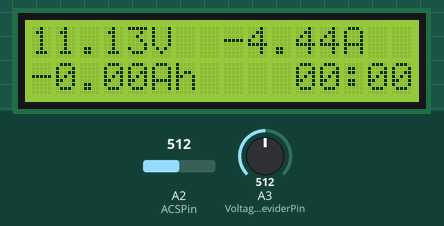
The sketch below on a simulated Arduino Uno, built with avr-gcc and run on an emulated ATmega328P. Shown: 16×2 character LCD. The test bench sets the inputs (shaded band); at power-on: A2 (ACSPin) = 512, A3 (VoltageDeviderPin) = 512. The local clock reads 2024-03-15 10:24:30 at power-on unless the sketch sets it; what the sketch prints to the serial monitor is not drawn.

Above: at 5.4 s.
5.5 s: A2 (ACSPin) set to 608
At 6.2 s:
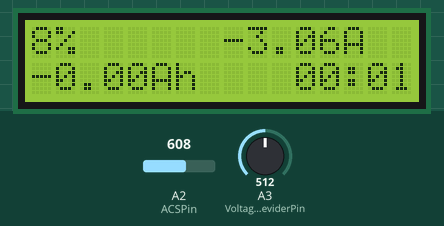
7.8 s: A2 (ACSPin) set to 624
At 9.1 s:
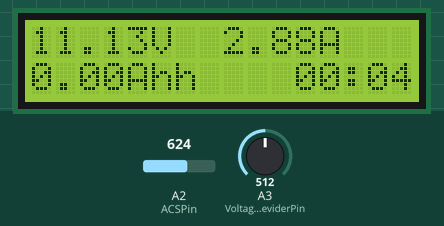
10.8 s: A3 (VoltageDeviderPin) set to 716
At 13.0 s:
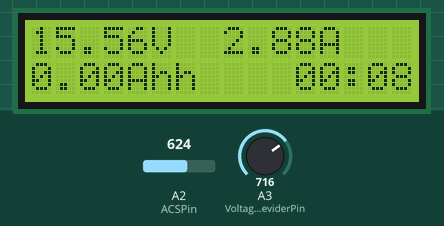
13.7 s: A3 (VoltageDeviderPin) set to 306
At 15.7 s:
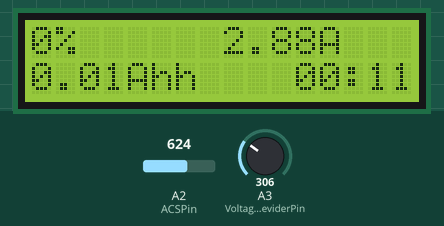
16.6 s: A3 (VoltageDeviderPin) set to 122
At 17.7 s:
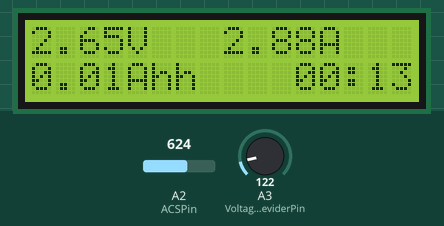
19.6 s: A2 (ACSPin) set to 716
At 20.9 s:
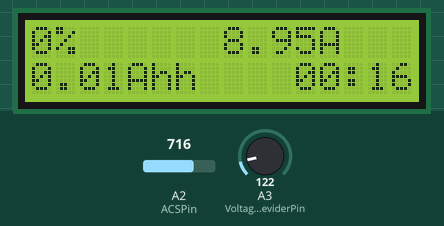
Timing chart, 0 to 22.6 s (numbered marks = the images above; inputs shaded):
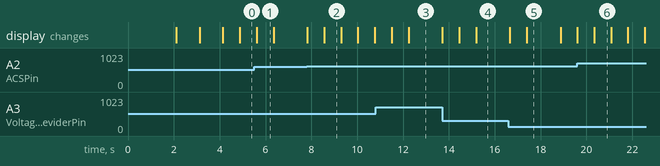

Measured:
- the behaviour switches between 616 and 617 on A2 (ACSPin) (found by bisection; images 1 and 2)
- after the input at 13.7 s, the display: first differs from a run without the input after 0.75 s (image 4 shows a later state)
- what the display in image 1 shows lasts 0.7 s, from 5.6 s to 6.3 s
- what the display in image 5 shows lasts 1.5 s, from 17.4 s to 18.9 s

The sketch:

PowerBank.ino
```cpp
// LCD Related includes
#include <Wire.h>
#include <LiquidCrystal_I2C.h>

// Time Related includes
#include <Time.h>
#include <DS1302RTC.h>

float VIn = 5.03;

// VRef input : VIn v
// VRef external resister : 4.6k ohm
// VRef internal resister : 32k ohm (Calibrated : 35 ohm)
const float VRef = VIn * 35 / (35 + 4.6);

// Analogue reference calibration
const float AnalogRefCalibration = VRef / 5.0;

// set the LCD address to 0x27(or 0x3F. Use I2C_Scanner for sure) for a 16 chars and 2 line display
LiquidCrystal_I2C lcd(0x3F,16,2);

// Init the DS1302
// Set pins:  CE, IO,CLK
DS1302RTC RTC(2, 1, 0);

// Voltage divider
const int VoltageDeviderPin = A3;

// Current sensor
// ACS712-30A
const int ACSPin = A2;
const float ACInVoltage = VIn;
const float ACSoffset = (ACInVoltage / 2.0) * 1000;
const float ACSmVperAmp = 66; // use 100 for 20A Module and 66 for 30A Module

// Lead Acid battery voltage to state of charge
const float BatteryChargeVoltage [11] = {
    12.7,
    12.5,
    12.42,
    12.32,
    12.2,
    12.06,
    11.90,
    11.75,
    11.58,
    11.31,
    10.5
  };


float totalAmph = 0;
unsigned long lastTickTime = 0;

void setup()
{
  analogReference(EXTERNAL);

  // Initialize the lcd
  lcd.init();
  lcd.backlight();

  // And say greeting
  lcd.print("MrHwang's");
  lcd.setCursor(0, 1);
  lcd.print("Power Bank!");
  delay(2000);
  lcd.clear();

  lcd.setCursor(0, 0);
  if (RTC.haltRTC())
    lcd.print("Clock stopped!");
  else
    lcd.print("Clock working.");

  // Check write-protection
  lcd.setCursor(0,1);
  if (RTC.writeEN())
    lcd.print("Write allowed.");
  else
    lcd.print("Write protected.");

  delay(1000);
  lcd.clear();

  lcd.setCursor(0, 0);
  lcd.print("RTC Sync");
  setSyncProvider(RTC.get); // the function to get the time from the RTC
  if(timeStatus() == timeSet)
    lcd.print(" Ok!");
  else
    lcd.print(" FAIL!");

  delay(1000);
  lcd.clear();

  Serial.begin(9600);

  time_t initTime = 0;
  setTime(initTime);

  lastTickTime = millis();
}

void loop()
{
  float voltage = GetVoltage(300);
  float current = GetCurrentValue(300);

  float stateOfCharge = 0;
  for (int i = 0; i < 11; ++i)
  {
    if (voltage > BatteryChargeVoltage[i])
    {
      if (i == 0) stateOfCharge = 100;
      else stateOfCharge = 100 - (i * 10.0) + 10.0 * (voltage - BatteryChargeVoltage[i]) / (BatteryChargeVoltage[i - 1] - BatteryChargeVoltage[i]);
      break;
    }
  }

  unsigned long nowTickTime = millis();
  unsigned long dt = nowTickTime - lastTickTime;
  totalAmph += current * dt / 1000.0 / 60.0 / 60.0;

  lastTickTime = nowTickTime;

  if ((nowTickTime / 1000) % 5 == 0)
  {
    // LCD State of Charge (voltage %)
    lcd.setCursor(0, 0);
    lcd.print(stateOfCharge, 0);
    lcd.print("%    ");
  }
  else
  {
    // LCD Voltage
    lcd.setCursor(0, 0);
    lcd.print(voltage, 2);
    lcd.print("V");
  }

  // LCD Current
  lcd.setCursor(8, 0);
  lcd.print(current, 2);
  lcd.print("A  ");

  // LCD Amp-Hour
  lcd.setCursor(0, 1);
  lcd.print(totalAmph, 2);
  lcd.print("Ah");

  // LCD time
  lcd.setCursor(11, 1);
  print2digits(minute() + (hour() * 60));
  lcd.print(":");
  print2digits(second());

  // Serial output for debugging
  Serial.println(voltage, 2);
}

float GetVoltage(int sampleCount)
{
    float averageVoltage = 0;

    for (int i = 0; i < sampleCount; ++i)
    {
      float voltage = analogRead(VoltageDeviderPin) / 40.92 * AnalogRefCalibration;
      averageVoltage += voltage;
      delay(1);
    }

    return averageVoltage / sampleCount;
}

float GetCurrentValue(int sampleCount)
{
    float averageAmps = 0;

    for (int i = 0; i < sampleCount; ++i)
    {
      int readValue = analogRead(ACSPin) * AnalogRefCalibration;
      float voltage = (readValue / 1024.0) * 5000; // Gets you mV
      float amps = ((voltage - ACSoffset) / ACSmVperAmp);
      averageAmps += amps;
      delay(1);
    }

    return averageAmps / sampleCount;
}

void print2digits(int number)
{
  // Output leading zero
  if (number >= 0 && number < 10)
  {
    lcd.write('0');
  }
  lcd.print(number);
}
```
